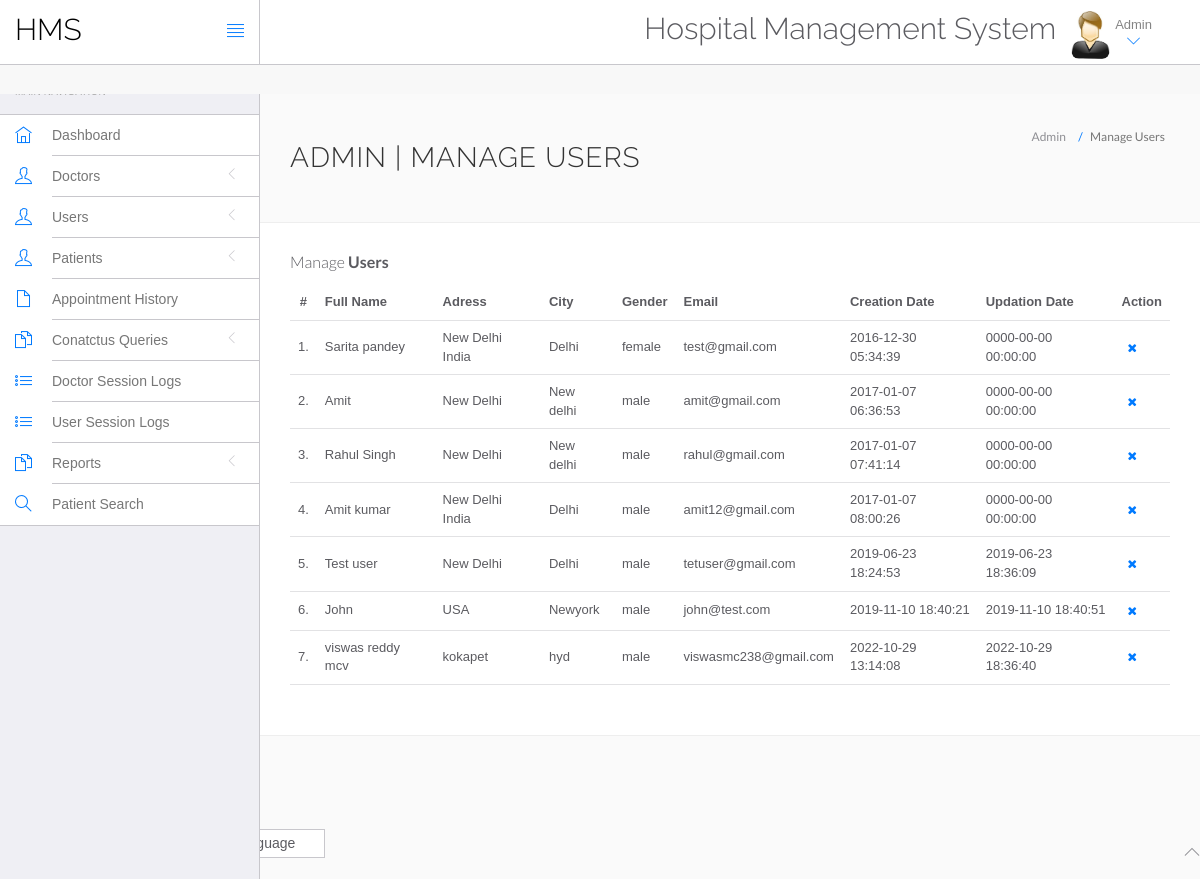
The app's page /hms/admin/manage-users.php (signed in) with its own data.
### tables this page shows
CREATE TABLE `users` (
  `id` int(11) NOT NULL,
  `fullName` varchar(255) DEFAULT NULL,
  `address` longtext DEFAULT NULL,
  `city` varchar(255) DEFAULT NULL,
  `gender` varchar(255) DEFAULT NULL,
  `email` varchar(255) DEFAULT NULL,
  `password` varchar(255) DEFAULT NULL,
  `regDate` timestamp NULL DEFAULT current_timestamp(),
  `updationDate` timestamp NULL DEFAULT NULL ON UPDATE current_timestamp()
);

### hms/admin/manage-users.php (the view, shortened to what this page needs)
<?php
include('include/config.php');
?>
<!DOCTYPE html>
<html lang="en">
	<head>
		<link rel="stylesheet" href="vendor/bootstrap/css/bootstrap.min.css">
		<link rel="stylesheet" href="vendor/fontawesome/css/font-awesome.min.css">
		<link rel="stylesheet" href="vendor/themify-icons/themify-icons.min.css">
		<link href="vendor/animate.css/animate.min.css" rel="stylesheet" media="screen">
		<link href="vendor/perfect-scrollbar/perfect-scrollbar.min.css" rel="stylesheet" media="screen">
		<link href="vendor/switchery/switchery.min.css" rel="stylesheet" media="screen">
		<link href="vendor/bootstrap-touchspin/jquery.bootstrap-touchspin.min.css" rel="stylesheet" media="screen">
		<link href="vendor/select2/select2.min.css" rel="stylesheet" media="screen">
		<link href="vendor/bootstrap-datepicker/bootstrap-datepicker3.standalone.min.css" rel="stylesheet" media="screen">
		<link href="vendor/bootstrap-timepicker/bootstrap-timepicker.min.css" rel="stylesheet" media="screen">
		<link rel="stylesheet" href="assets/css/styles.css">
		<link rel="stylesheet" href="assets/css/plugins.css">
		<link rel="stylesheet" href="assets/css/themes/theme-1.css" id="skin_color" />
	</head>
	<body>
		<div id="app">
<?php include('include/sidebar.php');?>
			<div class="app-content">
						<?php include('include/header.php');?>
				<div class="main-content" >
					<div class="wrap-content container" id="container">
						<section id="page-title">
							<div class="row">
								<div class="col-sm-8">
									<h1 class="mainTitle">Admin | Manage Users</h1>
																	</div>
								<ol class="breadcrumb">
									<li>
										<span>Admin</span>
									</li>
									<li class="active">
										<span>Manage Users</span>
									</li>
								</ol>
							</div>
						</section>
						<div class="container-fluid container-fullw bg-white">
									<div class="row">
								<div class="col-md-12">
									<h5 class="over-title margin-bottom-15">Manage <span class="text-bold">Users</span></h5>
									<table class="table table-hover" id="sample-table-1">
										<thead>
											<tr>
												<th class="center">#</th>
												<th>Full Name</th>
												<th class="hidden-xs">Adress</th>
												<th>City</th>
												<th>Gender </th>
												<th>Email </th>
												<th>Creation Date </th>
												<th>Updation Date </th>
												<th>Action</th>
											</tr>
										</thead>
										<tbody>
<?php
$sql=mysqli_query($con,"select * from users");
$cnt=1;
while($row=mysqli_fetch_array($sql))
{
?>
											<tr>
												<td class="center"><?php echo $cnt;?>.</td>
												<td class="hidden-xs"><?php echo $row['fullName'];?></td>
												<td><?php echo $row['address'];?></td>
												<td><?php echo $row['city'];?>
												</td>
												<td><?php echo $row['gender'];?></td>
												<td><?php echo $row['email'];?></td>
												<td><?php echo $row['regDate'];?></td>
												<td><?php echo $row['updationDate'];?>
												</td>
												<td >
												<div class="visible-md visible-lg hidden-sm hidden-xs">
	<a href="manage-users.php?id=<?php echo $row['id']?>&del=delete" onClick="return confirm('Are you sure you want to delete?')"class="btn btn-transparent btn-xs tooltips" tooltip-placement="top" tooltip="Remove"><i class="fa fa-times fa fa-white"></i></a>
												</div>
												</td>
											</tr>
											<?php
$cnt=$cnt+1;
											 }?>
										</tbody>
									</table>
								</div>
							</div>
								</div>
							</div>
						</div>
					</div>
				</div>
	<?php include('include/footer.php');?>
	</body>
</html>

### hms/admin/assets/css/themes/theme-1.css (style rules this page uses)
body { background: #FAFAFA; }

### hms/admin/manage-users.php (style rules this page uses)
body { top:0 !important; }

### hms/include/setting.php (style rules this page uses)
body { top:0 !important; }

### records on screen
users: fullName "Sarita pandey", address "New Delhi India", city "Delhi", gender "female", email "test@gmail.com", regDate "2016-12-30 05:34:39", updationDate "0000-00-00 00:00:00"
users: fullName "Amit", address "New Delhi", city "New delhi", gender "male", email "amit@gmail.com", regDate "2017-01-07 06:36:53", updationDate "0000-00-00 00:00:00"
users: fullName "Rahul Singh", address "New Delhi", city "New delhi", gender "male", email "rahul@gmail.com", regDate "2017-01-07 07:41:14", updationDate "0000-00-00 00:00:00"
users: fullName "Amit kumar", address "New Delhi India", city "Delhi", gender "male", email "amit12@gmail.com", regDate "2017-01-07 08:00:26", updationDate "0000-00-00 00:00:00"
users: fullName "Test user", address "New Delhi", city "Delhi", gender "male", email "tetuser@gmail.com", regDate "2019-06-23 18:24:53", updationDate "2019-06-23 18:36:09"
users: fullName "John", address "USA", city "Newyork", gender "male", email "john@test.com", regDate "2019-11-10 18:40:21", updationDate "2019-11-10 18:40:51"
users: fullName "viswas reddy mcv", address "kokapet", city "hyd", gender "male", email "viswasmc238@gmail.com", regDate "2022-10-29 13:14:08", updationDate "2022-10-29 18:36:40"
